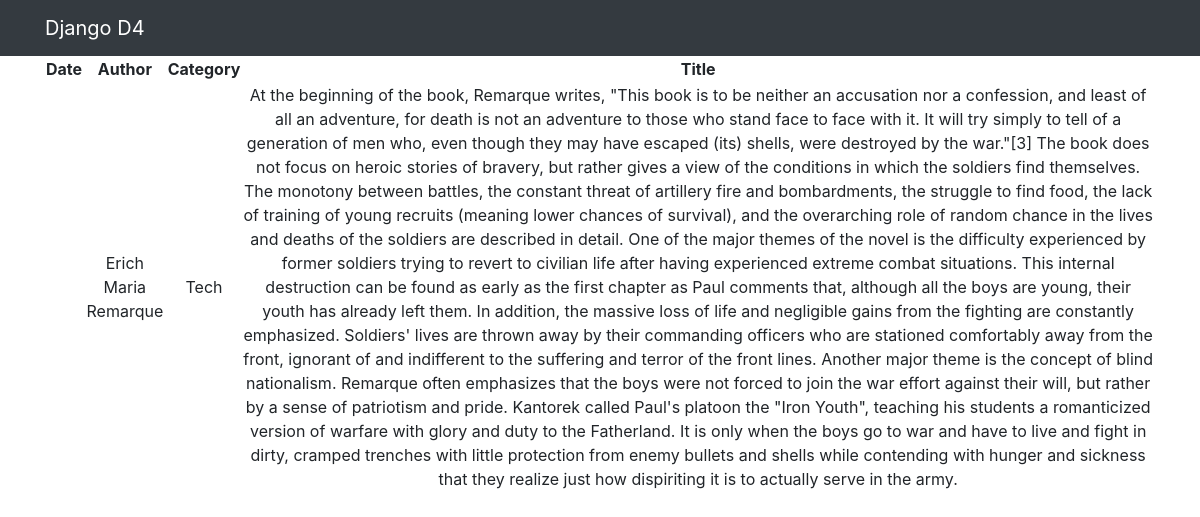
Page /news/4 on the committed database.
### simpleapp/models.py (models this page shows, shortened)
class New(models.Model):
    author = models.CharField(
        max_length=200,
    )
    name = models.CharField(
        max_length=200,
        unique=True,
    )
    text = models.TextField()
    dateCreation = models.DateTimeField(auto_now_add=True)
    category = models.ForeignKey(
        to='Category',
        on_delete=models.CASCADE,
        related_name='news', # все продукты в категории будут доступны через поле products
    )

class Category(models.Model):
    name = models.CharField(max_length=100, unique=True)  # названия категорий тоже не должны повторяться

### simpleapp/views.py (the view)
# urls.py: path('<int:pk>', NewDetailView.as_view(), name='new_detail'),
class NewDetailView(DetailView):
    template_name = 'simpleapp/new_detail.html'
    queryset = New.objects.all()

### templates/simpleapp/new_detail.html (shortened to what this page needs)
{% extends 'flatpages/default.html' %} {% block title %} Product list {% endblock title %} {% block content %}
<table>
    <thead>
        <th>
            Date
        </th>
        <th>
            Author
        </th>
        <th>
            Category
        </th>
        <th>
            Title
        </th>
    </thead>
    <tr>
        <td>
        </td>
        <td>
            {{ new.author }}
        </td>
        <td>
            {{ new.category.name|title }}
        </td>
        <td>
            {{ new.text }}
        </td>
    </tr>
</table>
{% endblock content %}

### rows in the picture
New: author "Erich Maria Remarque", category.name "Tech", text "At the beginning of the book, Remarque writes, \"This book is to be neither an accusation nor a confession, and least of all an adventure, for death is not an adventure to those who stand face to face with it. It will try simply to tell of a generation of men who, even though they may have escaped (its) shells, were destroyed by the war.\"[3] The book does not focus on heroic stories of bravery, but rather gives a view of the conditions in which the soldiers find themselves. The monotony between battles, the constant threat of artillery fire and bombardments, the struggle to find food, the lack of training of young recruits (meaning lower chances of survival), and the overarching role of…"
